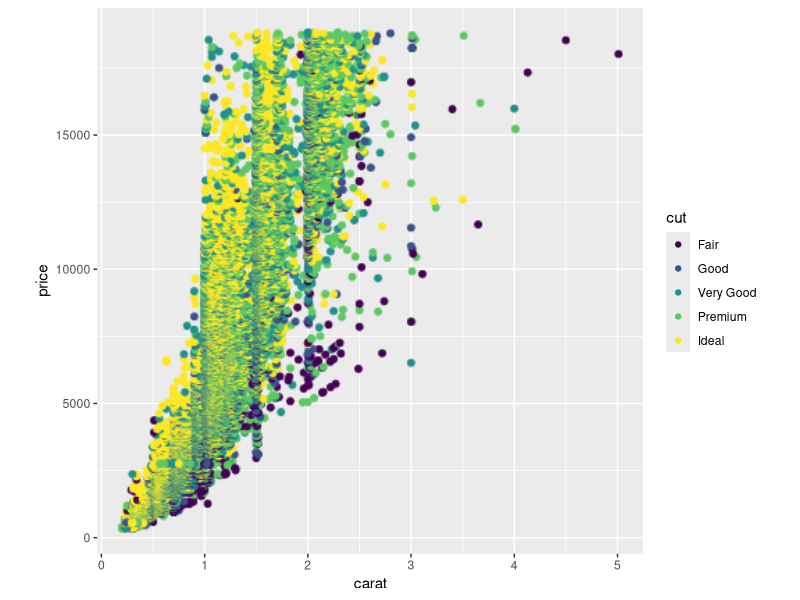
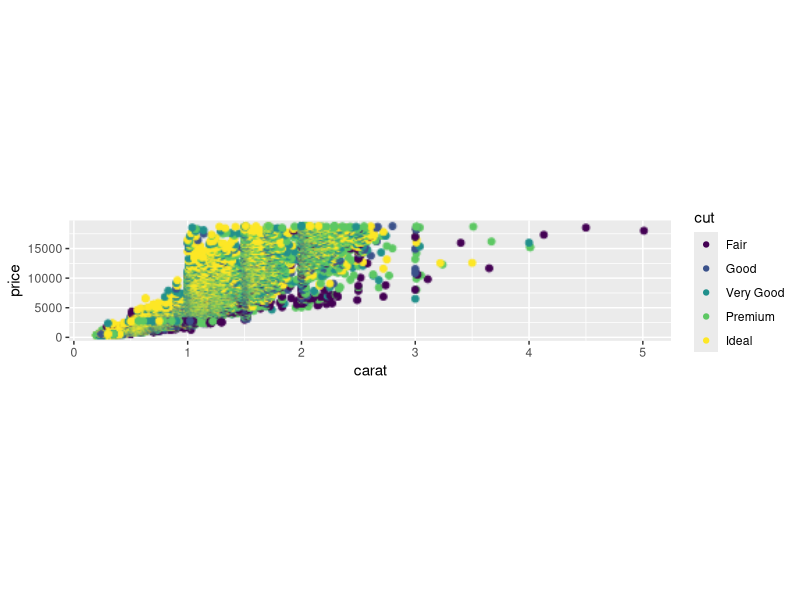
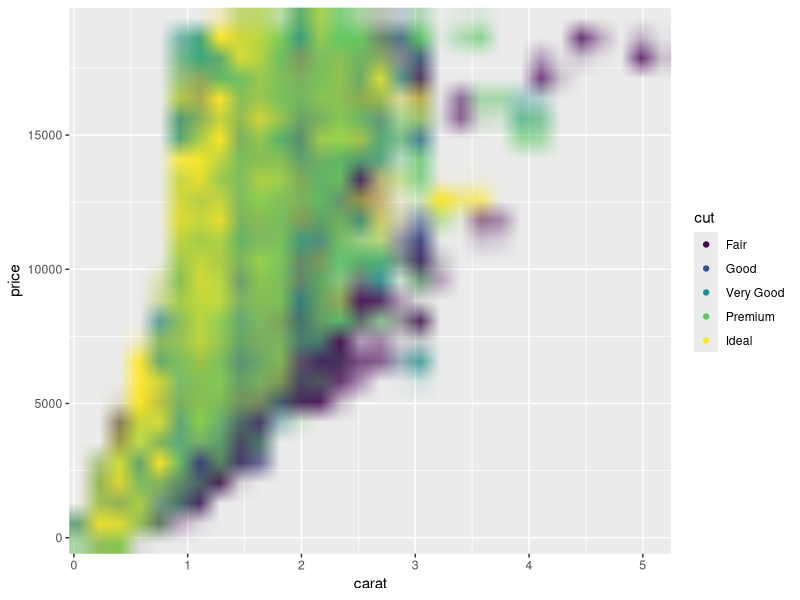
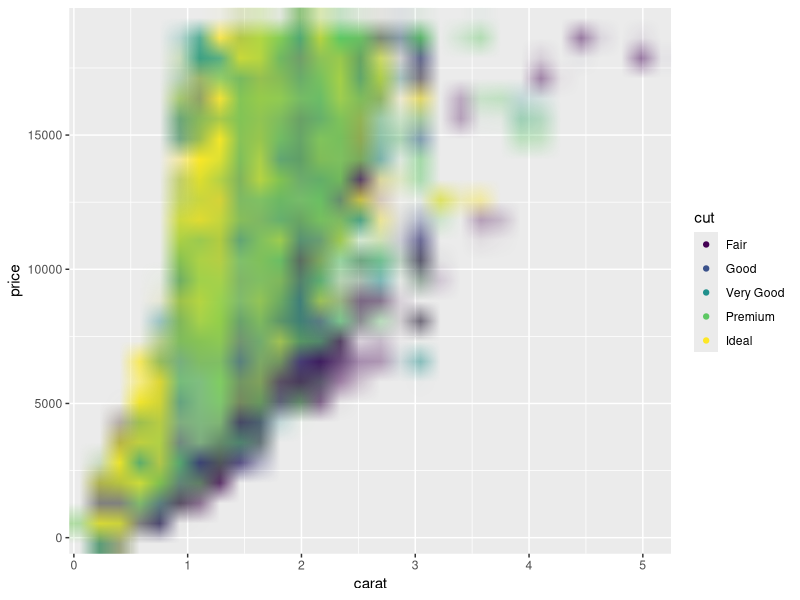
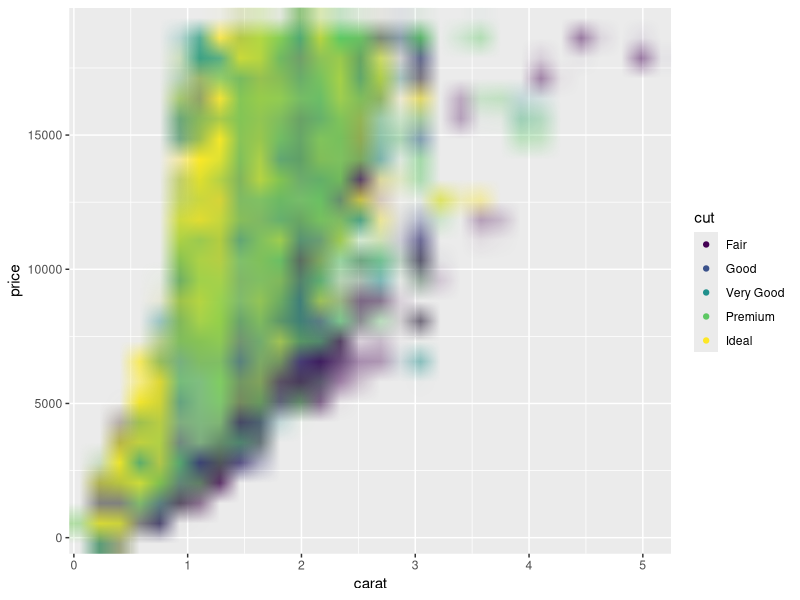
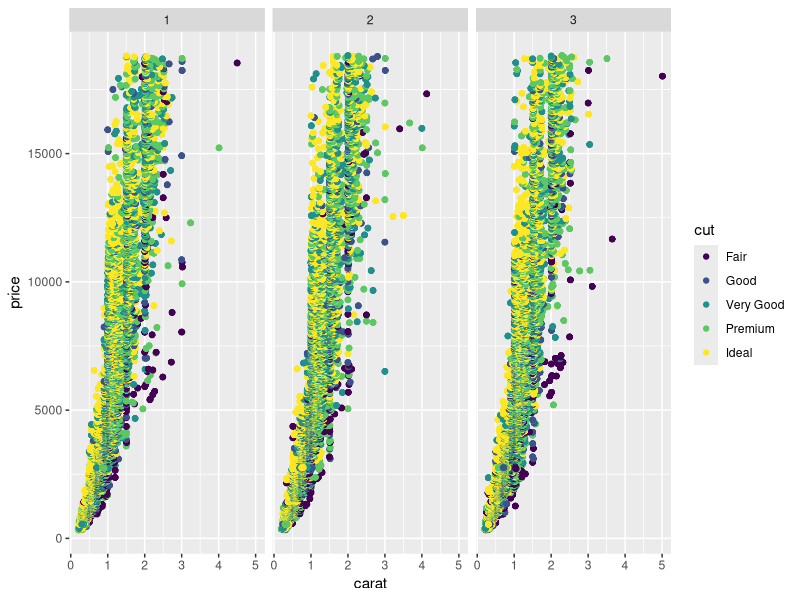
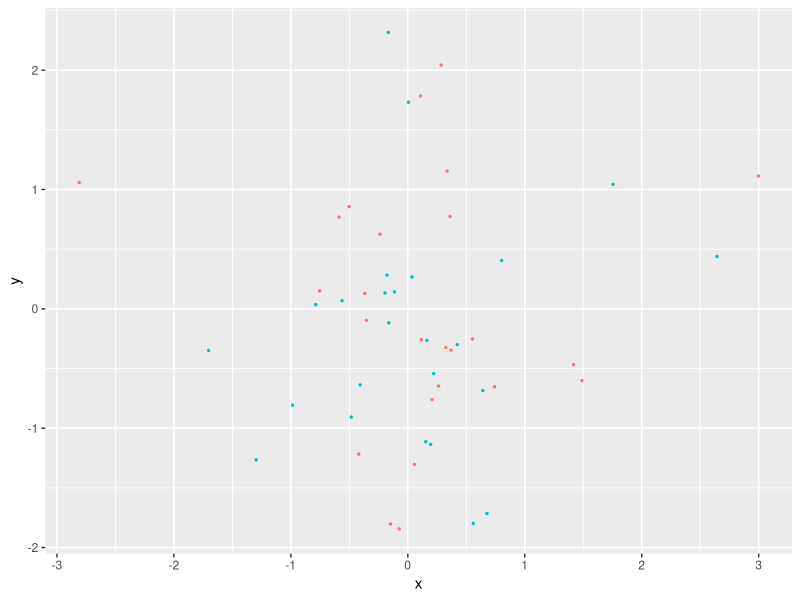
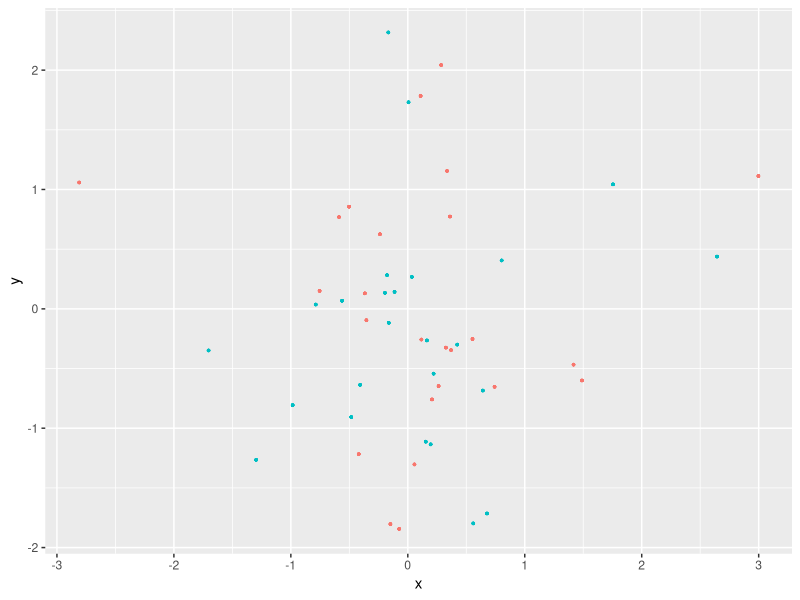

Write the R code that produced these figures, in order.
## ---- chunk 1
knitr::opts_chunk$set(
  collapse = TRUE,
  comment = "#>"
)
## ---- chunk 2
library(ggplot2)
library(ggrastr)

plot <- ggplot(diamonds, aes(carat, price, colour = cut))

plot + rasterise(geom_point(), dpi = 72) + theme(aspect.ratio = 1)
## ---- chunk 3
# Points remain round across different aspect ratios
plot + rasterise(geom_point(), dpi = 72) + theme(aspect.ratio = 0.2)
## ---- chunk 4
# The default 'cairo' at dpi=5
plot + rasterise(geom_point(), dpi = 5, dev = "cairo")
## ---- chunk 5
# Using 'ragg' gives better anti-aliasing but has unexpected alpha blending
plot + rasterise(geom_point(), dpi = 5, dev = "ragg")
## ---- chunk 6
# Using 'ragg_png' solves the alpha blend, but requires writing a temporary file to disk
plot + rasterise(geom_point(), dpi = 5, dev = "ragg_png")
## ---- chunk 7
# Facets won't warp points
set.seed(123)
plot + rasterise(geom_point(), dpi = 300) + facet_wrap(~ sample(1:3, nrow(diamonds), 2))
## ---- chunk 8
library(ggplot2)
library(ggrastr)

points_num <- 50  
df <- data.frame(x=rnorm(points_num), y=rnorm(points_num), c=as.factor(1:points_num %% 2))
gg <- ggplot(df, aes(x=x, y=y, color=c)) + scale_color_discrete(guide=FALSE)

gg_vec <- gg + geom_point(size=0.5)
print(gg_vec)
## ---- chunk 9
gg_rast <- gg + geom_point_rast(size=0.5)
print(gg_rast)
## ---- chunk 10
PrintFileSize <- function(gg, name) {
  invisible(ggsave('tmp.pdf', gg, width=4, height=4))
  cat(name, ': ', file.info('tmp.pdf')$size / 1024, ' Kb.\n', sep = '')
  unlink('tmp.pdf')
}

PrintFileSize(gg_rast, 'Raster')
PrintFileSize(gg_vec, 'Vector')
## ---- chunk 11
points_num <- 1000000
df <- data.frame(x=rnorm(points_num), y=rnorm(points_num), c=as.factor(1:points_num %% 2))
gg <- ggplot(df, aes(x=x, y=y, color=c)) + scale_color_discrete(guide=FALSE)

gg_vec <- gg + geom_point(size=0.5)
gg_rast <- gg + geom_point_rast(size=0.5)

PrintFileSize(gg_rast, 'Raster')
PrintFileSize(gg_vec, 'Vector')
## ---- chunk 12
library(ggplot2)
library(ggrastr)

points_num <- 5000 
df <- data.frame(x=rnorm(points_num), y=rnorm(points_num), c=as.factor(1:points_num %% 2))
gg <- ggplot(df, aes(x=x, y=y, color=c)) + scale_color_discrete(guide=FALSE)

gg_jitter_rast <- gg + geom_jitter_rast(raster.dpi=600)
print(gg_jitter_rast)
## ---- chunk 13
library(ggplot2)
library(ggrastr)

coords <- expand.grid(1:500, 1:500)
coords$Value <- 1 / apply(as.matrix(coords), 1, function(x) sum((x - c(50, 50))^2)^0.01)
gg_tile_vec <- ggplot(coords) + geom_tile(aes(x=Var1, y=Var2, fill=Value))
gg_tile_rast <- ggplot(coords) + geom_tile_rast(aes(x=Var1, y=Var2, fill=Value))
print(gg_tile_rast)
## ---- chunk 14
PrintFileSize(gg_tile_rast, 'Raster')
PrintFileSize(gg_tile_vec, 'Vector')
## ---- chunk 15
library(ggplot2)
library(ggrastr)

gg_violin_vec <- ggplot(mtcars, aes(factor(cyl), mpg)) + geom_violin()
gg_violin_rast <- ggplot(mtcars) + geom_violin_rast(aes(factor(cyl), mpg))
print(gg_violin_rast)
## ---- chunk 16
## difference in size shown
PrintFileSize(gg_tile_rast, 'Raster')
PrintFileSize(gg_tile_vec, 'Vector')
## ---- chunk 17
library(ggplot2)
library(ggrastr)

points_num <- 500
df <- data.frame(x=as.factor(1:points_num %% 2), y=log(abs(rcauchy(points_num))))
gg <- ggplot(df, aes(x=x, y=y)) + scale_color_discrete(guide=FALSE)

boxplot <- gg + geom_boxplot()
print(boxplot)
## ---- chunk 18
points_num <- 500
df <- data.frame(x=as.factor(1:points_num %% 2), y=log(abs(rcauchy(points_num))))
gg <- ggplot(df, aes(x=x, y=y)) + scale_color_discrete(guide=FALSE)

gg_box_vec <- gg + geom_boxplot_jitter(outlier.size=0.1, outlier.jitter.width=0.3, outlier.alpha=0.5)
print(gg_box_vec)
## ---- chunk 19
gg_box_rast <- gg + geom_boxplot_jitter(outlier.size=0.1, outlier.jitter.width=0.3, outlier.alpha=0.5, raster.dpi=200)
print(gg_box_rast)
## ---- chunk 20
PrintFileSize(gg_box_rast, 'Raster')
PrintFileSize(gg_box_vec, 'Vector')
## ---- chunk 21
library(ggplot2)
library(ggrastr)

ggplot(mtcars) + geom_beeswarm_rast(aes(x = factor(cyl), y=mpg), raster.dpi=600, cex=1.5)
## ---- chunk 22
library(ggplot2)
library(ggrastr)

ggplot(mtcars) + geom_quasirandom_rast(aes(x = factor(cyl), y=mpg), raster.dpi=600)
